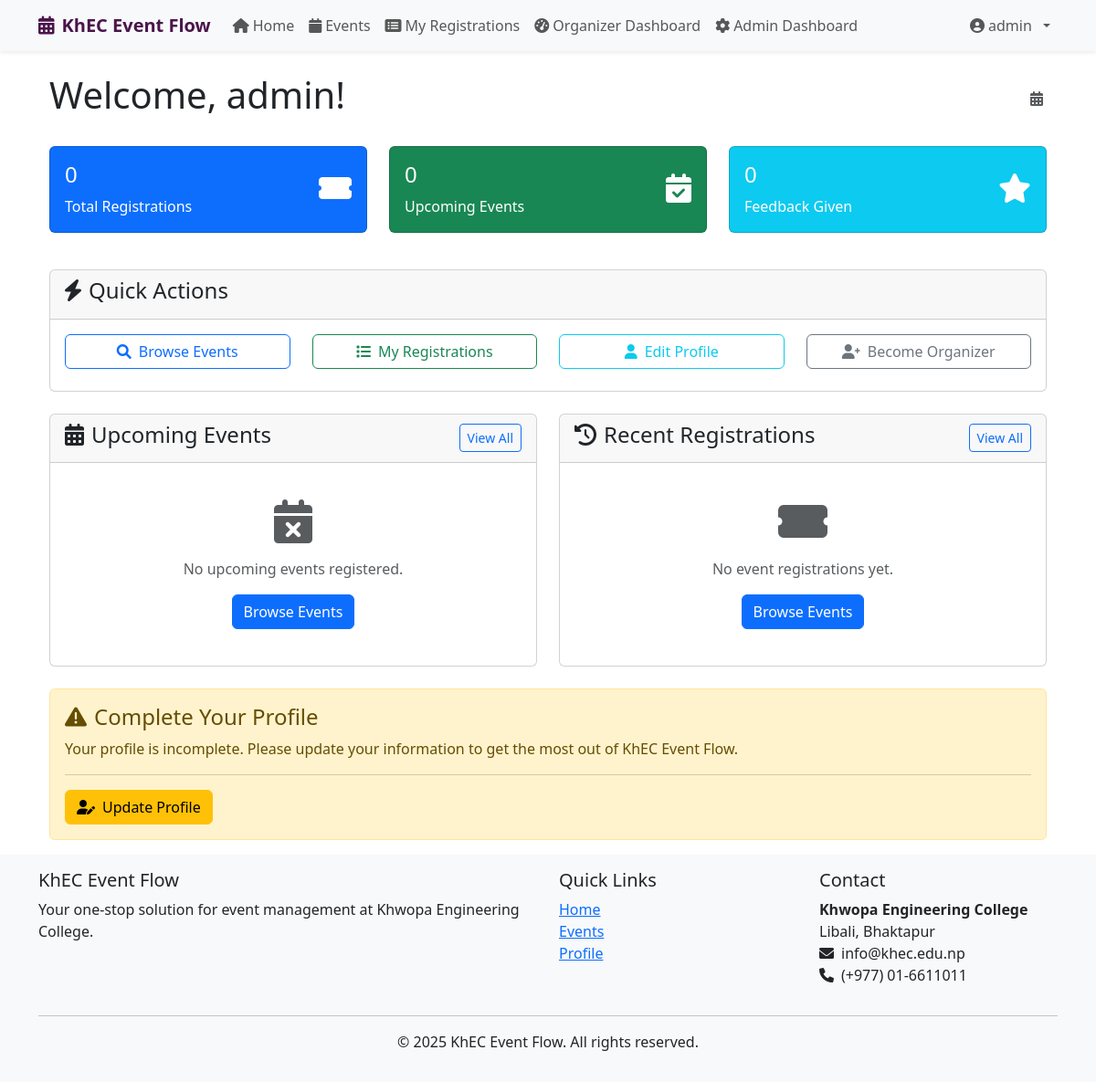
Before: /users/user-dashboard/ (signed in) with the older database file.
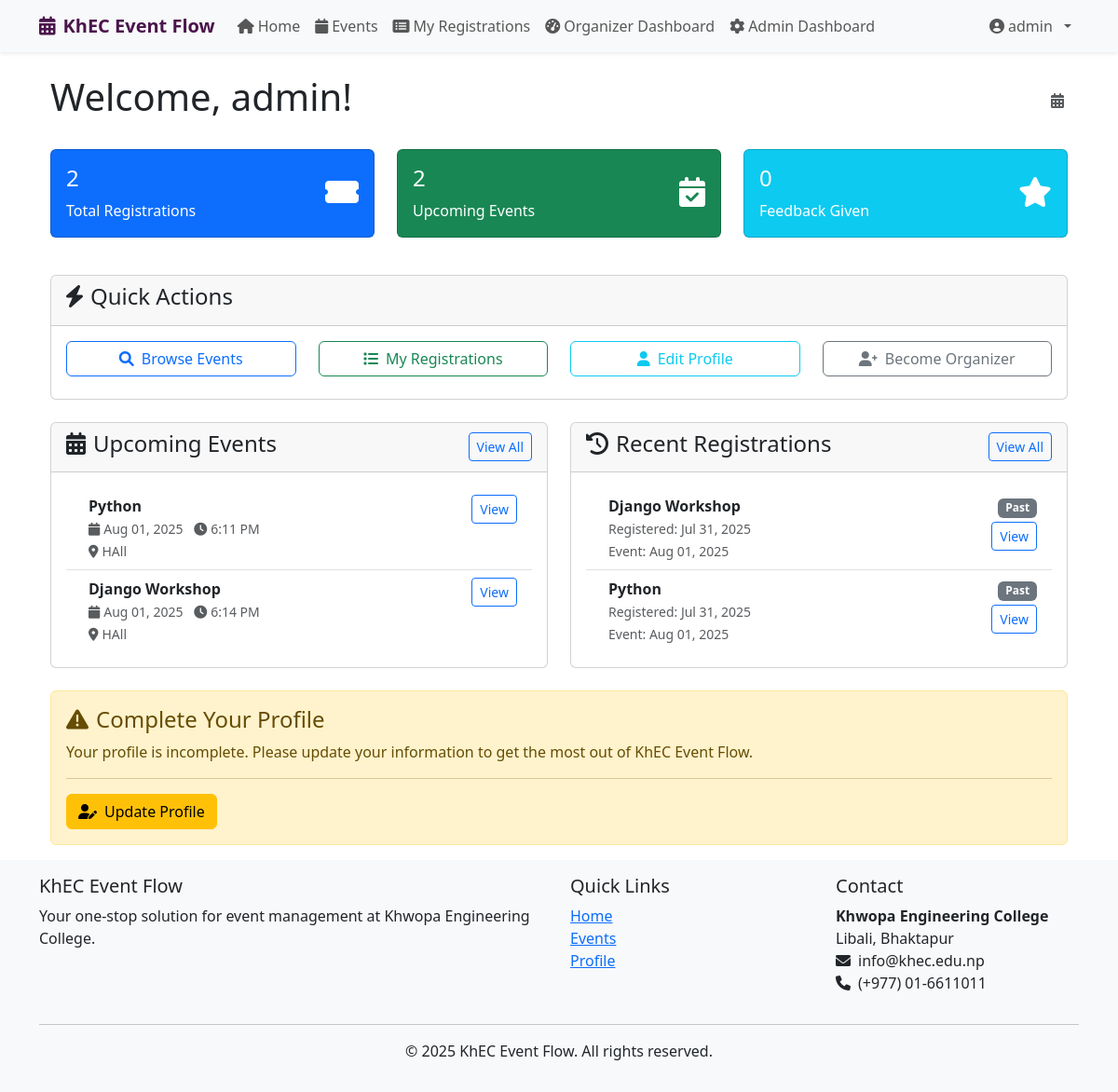
After: the same page with the newer database file.
### ems_app/models.py (models this page shows, shortened)
class EventRegistration(models.Model):
    STATUS_CHOICES = (
        ('pending', 'Pending'),
        ('confirmed', 'Confirmed'),
        ('cancelled', 'Cancelled'),
        ('waitlist', 'Waitlist'),
    )
    event = models.ForeignKey(Event, on_delete=models.CASCADE, related_name='registrations')
    participant = models.ForeignKey(CustomUser, on_delete=models.CASCADE, related_name='event_registrations')
    registration_date = models.DateTimeField(auto_now_add=True)
    status = models.CharField(max_length=10, choices=STATUS_CHOICES, default='confirmed')
    checked_in = models.BooleanField(default=False)
    check_in_time = models.DateTimeField(blank=True, null=True)
    checked_in_by = models.ForeignKey(CustomUser, on_delete=models.SET_NULL, blank=True, null=True, related_name='checked_in_participants')
    notes = models.TextField(blank=True)
    emergency_contact = models.CharField(max_length=15, blank=True)
    dietary_requirements = models.CharField(max_length=200, blank=True)
    email_sent = models.BooleanField(default=False)
    reminder_sent = models.BooleanField(default=False)
    class Meta:
        unique_together = ('event', 'participant')
        ordering = ['-registration_date']

class Event(models.Model):
    STATUS_CHOICES = (
        ('draft', 'Draft'),
        ('pending', 'Pending Approval'),
        ('approved', 'Approved'),
        ('rejected', 'Rejected'),
        ('cancelled', 'Cancelled'),
        ('completed', 'Completed'),
    )
    PRIORITY_CHOICES = (
        ('low', 'Low'),
        ('medium', 'Medium'),
        ('high', 'High'),
        ('urgent', 'Urgent'),
    )
    title = models.CharField(max_length=200)
    slug = models.SlugField(unique=True, blank=True, null=True)
    description = models.TextField()
    short_description = models.CharField(max_length=300, blank=True)
    category = models.ForeignKey(EventCategory, on_delete=models.CASCADE, related_name='events')
    organizer = models.ForeignKey(CustomUser, on_delete=models.CASCADE, related_name='organized_events')
    location = models.CharField(max_length=200)
    venue_details = models.TextField(blank=True, help_text='Additional venue information')
    latitude = models.DecimalField(max_digits=9, decimal_places=6, blank=True, null=True)
    longitude = models.DecimalField(max_digits=9, decimal_places=6, blank=True, null=True)
    start_date = models.DateTimeField()
    end_date = models.DateTimeField()
    registration_deadline = models.DateTimeField()
    max_participants = models.PositiveIntegerField(default=0, help_text="0 means unlimited")
    min_participants = models.PositiveIntegerField(default=1)
    registration_fee = models.DecimalField(max_digits=10, decimal_places=2, default=0.00)
    is_free = models.BooleanField(default=True)
    requirements = models.TextField(blank=True, help_text='What participants need to bring/know')
    agenda = models.TextField(blank=True, help_text='Event schedule/agenda')
    contact_email = models.EmailField(blank=True)
    contact_phone = models.CharField(max_length=15, blank=True)
    featured_image = models.ImageField(upload_to='event_images/', blank=True, null=True)
    banner_image = models.ImageField(upload_to='event_banners/', blank=True, null=True)
    status = models.CharField(max_length=10, choices=STATUS_CHOICES, default='draft')
    priority = models.CharField(max_length=10, choices=PRIORITY_CHOICES, default='medium')
    is_featured = models.BooleanField(default=False)
    is_recurring = models.BooleanField(default=False)
    view_count = models.PositiveIntegerField(default=0)
    share_count = models.PositiveIntegerField(default=0)
    created_at = models.DateTimeField(auto_now_add=True)
    updated_at = models.DateTimeField(auto_now=True)
    approved_at = models.DateTimeField(blank=True, null=True)
    meta_description = models.CharField(max_length=160, blank=True)
    meta_keywords = models.CharField(max_length=255, blank=True)
    class Meta:
        ordering = ['-created_at']
        indexes = [
            models.Index(fields=['status', 'start_date']),
            models.Index(fields=['category', 'start_date']),
            models.Index(fields=['organizer', '-created_at']),
        ]

### users/views.py (the view)
# urls.py: path('user-dashboard/', views.user_dashboard, name='user-dashboard'),
@login_required
def user_dashboard(request):
    user = request.user
    registered_events = user.event_registrations.select_related('event').order_by('-registration_date')[:5]
    from django.utils import timezone
    upcoming_events = user.event_registrations.filter(
        event__start_date__gte=timezone.now()
    ).select_related('event').order_by('event__start_date')[:5]
    context = {
        'registered_events': registered_events,
        'upcoming_events': upcoming_events,
        'total_registrations': user.event_registrations.count(),
    }
    return render(request, 'users/user_dashboard.html', context)

### users/models.py (called while the page is built)
    def is_organizer(self):
        return self.user_type == 'organizer'

    def is_admin_user(self):
        return self.user_type == 'admin' or self.is_superuser

### templates/users/user_dashboard.html (shortened to what the changed rows need)
{% extends 'base.html' %}
{% block content %}
<div class="container">
    <div class="row">
        <div class="col-12">
            <div class="d-flex justify-content-between align-items-center mb-4">
                <h1>Welcome, {{ user.get_full_name|default:user.username }}!</h1>
            </div>
        </div>
    </div>
    <div class="row mb-4">
        <div class="col-md-4 mb-3">
            <div class="card bg-primary text-white">
                <div class="card-body">
                    <div class="d-flex justify-content-between">
                        <div>
                            <h4 class="card-title">{{ total_registrations }}</h4>
                            <p class="card-text">Total Registrations</p>
                        </div>
                    </div>
                </div>
            </div>
        </div>
        <div class="col-md-4 mb-3">
            <div class="card bg-success text-white">
                <div class="card-body">
                    <div class="d-flex justify-content-between">
                        <div>
                            <h4 class="card-title">{{ upcoming_events|length }}</h4>
                            <p class="card-text">Upcoming Events</p>
                        </div>
                    </div>
                </div>
            </div>
        </div>
    </div>
    <div class="row mb-4">
        <div class="col-lg-6">
            <div class="card">
                <div class="card-body">
                    {% if upcoming_events %}
                        <div class="list-group list-group-flush">
                            {% for registration in upcoming_events %}
                                <div class="list-group-item d-flex justify-content-between align-items-start">
                                    <div class="ms-2 me-auto">
                                        <div class="fw-bold">{{ registration.event.title }}</div>
                                        <small class="text-muted">
                                            <i class="fas fa-calendar me-1"></i>{{ registration.event.start_date|date:"M d, Y" }}
                                            <i class="fas fa-clock ms-2 me-1"></i>{{ registration.event.start_date|date:"g:i A" }}
                                        </small>
                                        <br>
                                        <small class="text-muted">
                                            <i class="fas fa-map-marker-alt me-1"></i>{{ registration.event.location }}
                                        </small>
                                    </div>
                                    <a href="{% url 'event-detail' registration.event.pk %}" class="btn btn-sm btn-outline-primary">View</a>
                                </div>
                            {% endfor %}
                        </div>
                    {% else %}
                        <div class="text-center py-4">
                            <i class="fas fa-calendar-times fa-3x text-muted mb-3"></i>
                            <p class="text-muted">No upcoming events registered.</p>
                            <a href="{% url 'event-list' %}" class="btn btn-primary">Browse Events</a>
                        </div>
                    {% endif %}
                </div>
            </div>
        </div>
        <div class="col-lg-6">
            <div class="card">
                <div class="card-body">
                    {% if registered_events %}
                        <div class="list-group list-group-flush">
                            {% for registration in registered_events %}
                                <div class="list-group-item d-flex justify-content-between align-items-start">
                                    <div class="ms-2 me-auto">
                                        <div class="fw-bold">{{ registration.event.title }}</div>
                                        <small class="text-muted">
                                            Registered: {{ registration.registration_date|date:"M d, Y" }}
                                        </small>
                                        <br>
                                        <small class="text-muted">
                                            Event: {{ registration.event.start_date|date:"M d, Y" }}
                                        </small>
                                    </div>
                                    <div class="text-end">
                                        {% if registration.event.start_date > now %}
                                            <span class="badge bg-success">Upcoming</span>
                                        {% else %}
                                            <span class="badge bg-secondary">Past</span>
                                        {% endif %}
                                        <br>
                                        <a href="{% url 'event-detail' registration.event.pk %}" class="btn btn-sm btn-outline-primary mt-1">View</a>
                                    </div>
                                </div>
                            {% endfor %}
                        </div>
                    {% else %}
                        <div class="text-center py-4">
                            <i class="fas fa-ticket-alt fa-3x text-muted mb-3"></i>
                            <p class="text-muted">No event registrations yet.</p>
                            <a href="{% url 'event-list' %}" class="btn btn-primary">Browse Events</a>
                        </div>
                    {% endif %}
                </div>
            </div>
        </div>
    </div>
</div>
{% endblock %}

Changed rows visible on the page:
added EventRegistration: event "Python", event.start_date "Aug 01, 2025", event.start_date "6:11 PM", event.location "HAll", registration_date "Jul 31, 2025", shows "Past"
added EventRegistration: event "Django Workshop", event.start_date "Aug 01, 2025", event.start_date "6:14 PM", event.location "HAll", registration_date "Jul 31, 2025", shows "Past"
Other visible differences:
{{ total_registrations }}: "0" → "2"
{{ upcoming_events|length }}: "0" → "2"
text no longer shown: "No upcoming events registered. Browse Events No event registrations yet. Browse Events"
